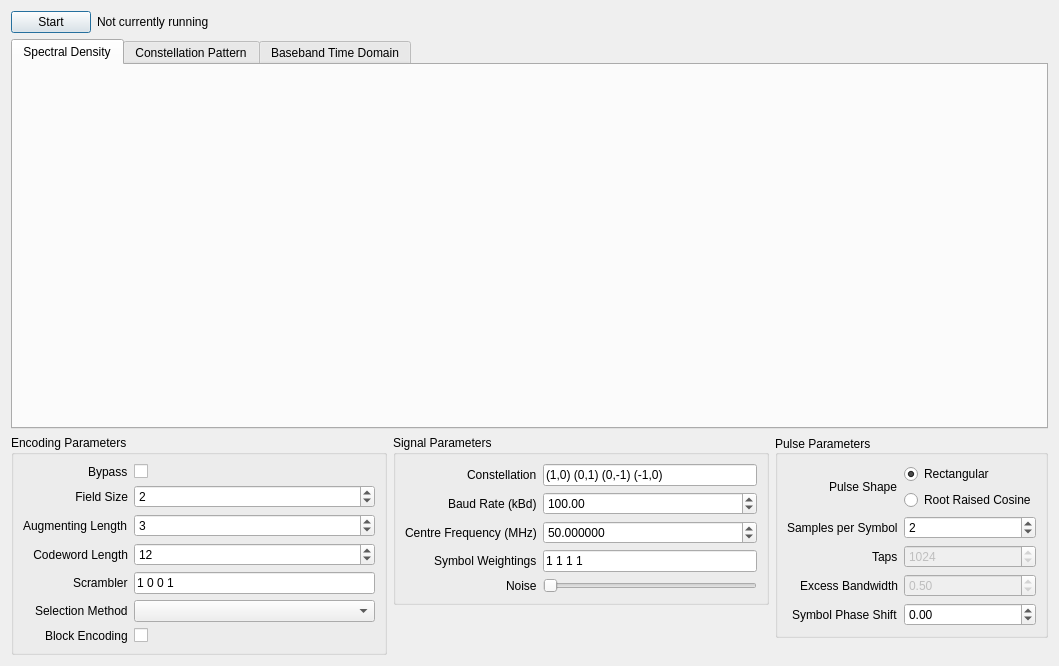
<?xml version="1.0" encoding="UTF-8"?>
<ui version="4.0">
 <class>Gui</class>
 <widget class="QDialog" name="Gui">
  <property name="geometry">
   <rect>
    <x>0</x>
    <y>0</y>
    <width>1059</width>
    <height>666</height>
   </rect>
  </property>
  <property name="windowTitle">
   <string>Guided Scrambler</string>
  </property>
  <layout class="QVBoxLayout" name="verticalLayout">
   <item>
    <layout class="QHBoxLayout" name="statusLayout">
     <item>
      <widget class="QPushButton" name="start">
       <property name="text">
        <string>Start</string>
       </property>
      </widget>
     </item>
     <item>
      <widget class="QLabel" name="status">
       <property name="text">
        <string>Not currently running</string>
       </property>
      </widget>
     </item>
     <item>
      <spacer name="horizontalSpacer">
       <property name="orientation">
        <enum>Qt::Horizontal</enum>
       </property>
       <property name="sizeHint" stdset="0">
        <size>
         <width>40</width>
         <height>20</height>
        </size>
       </property>
      </spacer>
     </item>
    </layout>
   </item>
   <item>
    <widget class="QTabWidget" name="tabs">
     <property name="currentIndex">
      <number>0</number>
     </property>
     <property name="usesScrollButtons">
      <bool>false</bool>
     </property>
     <widget class="QWidget" name="spectralDensityTab">
      <property name="sizePolicy">
       <sizepolicy hsizetype="Expanding" vsizetype="Expanding">
        <horstretch>0</horstretch>
        <verstretch>0</verstretch>
       </sizepolicy>
      </property>
      <attribute name="title">
       <string>Spectral Density</string>
      </attribute>
      <layout class="QHBoxLayout" name="spectralDensityLayout"/>
     </widget>
     <widget class="QWidget" name="constellationPatternTab">
      <attribute name="title">
       <string>Constellation Pattern</string>
      </attribute>
      <layout class="QHBoxLayout" name="constellationPatternLayout"/>
     </widget>
     <widget class="QWidget" name="eyePatternTab">
      <attribute name="title">
       <string>Baseband Time Domain</string>
      </attribute>
      <layout class="QHBoxLayout" name="eyePatternLayout"/>
     </widget>
    </widget>
   </item>
   <item>
    <layout class="QHBoxLayout" name="parameters">
     <item alignment="Qt::AlignTop">
      <widget class="QGroupBox" name="encodingParametersBox">
       <property name="sizePolicy">
        <sizepolicy hsizetype="Expanding" vsizetype="Maximum">
         <horstretch>0</horstretch>
         <verstretch>0</verstretch>
        </sizepolicy>
       </property>
       <property name="title">
        <string>Encoding Parameters</string>
       </property>
       <layout class="QFormLayout" name="formLayout_3">
        <property name="labelAlignment">
         <set>Qt::AlignRight|Qt::AlignTrailing|Qt::AlignVCenter</set>
        </property>
        <item row="1" column="0">
         <widget class="QLabel" name="fieldSizeLabel">
          <property name="text">
           <string>Field Size</string>
          </property>
          <property name="textFormat">
           <enum>Qt::PlainText</enum>
          </property>
          <property name="alignment">
           <set>Qt::AlignRight|Qt::AlignTrailing|Qt::AlignVCenter</set>
          </property>
         </widget>
        </item>
        <item row="1" column="1">
         <widget class="QExponentialSpinBox" name="fieldSize">
          <property name="minimum">
           <number>1</number>
          </property>
          <property name="value">
           <number>2</number>
          </property>
         </widget>
        </item>
        <item row="2" column="0">
         <widget class="QLabel" name="augmentingLengthLabel">
          <property name="text">
           <string>Augmenting Length</string>
          </property>
         </widget>
        </item>
        <item row="2" column="1">
         <widget class="QSpinBox" name="augmentingLength">
          <property name="minimum">
           <number>1</number>
          </property>
          <property name="maximum">
           <number>8</number>
          </property>
          <property name="value">
           <number>3</number>
          </property>
         </widget>
        </item>
        <item row="3" column="0">
         <widget class="QLabel" name="codewordLengthLabel">
          <property name="text">
           <string>Codeword Length</string>
          </property>
          <property name="alignment">
           <set>Qt::AlignRight|Qt::AlignTrailing|Qt::AlignVCenter</set>
          </property>
         </widget>
        </item>
        <item row="3" column="1">
         <widget class="QSpinBox" name="codewordLength">
          <property name="minimum">
           <number>2</number>
          </property>
          <property name="maximum">
           <number>2048</number>
          </property>
          <property name="value">
           <number>12</number>
          </property>
         </widget>
        </item>
        <item row="5" column="0">
         <widget class="QLabel" name="selectionMethodLabel">
          <property name="text">
           <string>Selection Method</string>
          </property>
         </widget>
        </item>
        <item row="5" column="1">
         <widget class="QComboBox" name="selectionMethod"/>
        </item>
        <item row="6" column="0">
         <widget class="QLabel" name="blockEncodingLabel">
          <property name="text">
           <string>Block Encoding</string>
          </property>
         </widget>
        </item>
        <item row="6" column="1">
         <widget class="QCheckBox" name="blockEncoding"/>
        </item>
        <item row="4" column="0">
         <widget class="QLabel" name="scramblerLabel">
          <property name="text">
           <string>Scrambler</string>
          </property>
         </widget>
        </item>
        <item row="4" column="1">
         <widget class="QLineEdit" name="scrambler">
          <property name="text">
           <string notr="true">1 0 0 1</string>
          </property>
         </widget>
        </item>
        <item row="0" column="0">
         <widget class="QLabel" name="bypassLabel">
          <property name="text">
           <string>Bypass</string>
          </property>
         </widget>
        </item>
        <item row="0" column="1">
         <widget class="QCheckBox" name="bypass">
          <property name="text">
           <string/>
          </property>
         </widget>
        </item>
       </layout>
      </widget>
     </item>
     <item alignment="Qt::AlignTop">
      <widget class="QGroupBox" name="signalParametersBox">
       <property name="sizePolicy">
        <sizepolicy hsizetype="Preferred" vsizetype="Maximum">
         <horstretch>0</horstretch>
         <verstretch>0</verstretch>
        </sizepolicy>
       </property>
       <property name="title">
        <string>Signal Parameters</string>
       </property>
       <layout class="QFormLayout" name="formLayout">
        <property name="fieldGrowthPolicy">
         <enum>QFormLayout::AllNonFixedFieldsGrow</enum>
        </property>
        <property name="labelAlignment">
         <set>Qt::AlignRight|Qt::AlignTrailing|Qt::AlignVCenter</set>
        </property>
        <item row="0" column="0">
         <widget class="QLabel" name="constellationLabel">
          <property name="text">
           <string>Constellation</string>
          </property>
         </widget>
        </item>
        <item row="0" column="1">
         <widget class="QLineEdit" name="constellation">
          <property name="text">
           <string notr="true">(1,0) (0,1) (0,-1) (-1,0)</string>
          </property>
         </widget>
        </item>
        <item row="1" column="0">
         <widget class="QLabel" name="baudRateLabel">
          <property name="text">
           <string>Baud Rate (kBd)</string>
          </property>
         </widget>
        </item>
        <item row="1" column="1">
         <widget class="QDoubleSpinBox" name="baudRate">
          <property name="minimum">
           <double>0.010000000000000</double>
          </property>
          <property name="maximum">
           <double>1000.000000000000000</double>
          </property>
          <property name="value">
           <double>100.000000000000000</double>
          </property>
         </widget>
        </item>
        <item row="2" column="0">
         <widget class="QLabel" name="frequencyLabel">
          <property name="text">
           <string>Centre Frequency (MHz)</string>
          </property>
         </widget>
        </item>
        <item row="2" column="1">
         <widget class="QDoubleSpinBox" name="frequency">
          <property name="decimals">
           <number>6</number>
          </property>
          <property name="minimum">
           <double>25.000000000000000</double>
          </property>
          <property name="maximum">
           <double>2200.000000000000000</double>
          </property>
          <property name="value">
           <double>50.000000000000000</double>
          </property>
         </widget>
        </item>
        <item row="3" column="0">
         <widget class="QLabel" name="weightingsLabel">
          <property name="text">
           <string>Symbol Weightings</string>
          </property>
         </widget>
        </item>
        <item row="3" column="1">
         <widget class="QLineEdit" name="weightings">
          <property name="text">
           <string>1 1 1 1</string>
          </property>
         </widget>
        </item>
        <item row="4" column="0">
         <widget class="QLabel" name="noiseLabel">
          <property name="text">
           <string>Noise</string>
          </property>
         </widget>
        </item>
        <item row="4" column="1">
         <widget class="QSlider" name="noise">
          <property name="maximum">
           <number>100</number>
          </property>
          <property name="orientation">
           <enum>Qt::Horizontal</enum>
          </property>
         </widget>
        </item>
       </layout>
      </widget>
     </item>
     <item alignment="Qt::AlignTop">
      <widget class="QGroupBox" name="pulseParameters">
       <property name="sizePolicy">
        <sizepolicy hsizetype="Preferred" vsizetype="Maximum">
         <horstretch>0</horstretch>
         <verstretch>0</verstretch>
        </sizepolicy>
       </property>
       <property name="title">
        <string>Pulse Parameters</string>
       </property>
       <property name="alignment">
        <set>Qt::AlignLeading|Qt::AlignLeft|Qt::AlignVCenter</set>
       </property>
       <layout class="QFormLayout" name="formLayout_2">
        <property name="labelAlignment">
         <set>Qt::AlignRight|Qt::AlignTrailing|Qt::AlignVCenter</set>
        </property>
        <property name="formAlignment">
         <set>Qt::AlignLeading|Qt::AlignLeft|Qt::AlignVCenter</set>
        </property>
        <item row="0" column="0">
         <widget class="QLabel" name="pulseShapLabel">
          <property name="sizePolicy">
           <sizepolicy hsizetype="Preferred" vsizetype="Expanding">
            <horstretch>0</horstretch>
            <verstretch>0</verstretch>
           </sizepolicy>
          </property>
          <property name="text">
           <string>Pulse Shape</string>
          </property>
         </widget>
        </item>
        <item row="2" column="0">
         <widget class="QLabel" name="tapsLabel">
          <property name="text">
           <string>Taps</string>
          </property>
         </widget>
        </item>
        <item row="2" column="1">
         <widget class="QSpinBox" name="taps">
          <property name="enabled">
           <bool>false</bool>
          </property>
          <property name="minimum">
           <number>2</number>
          </property>
          <property name="maximum">
           <number>4096</number>
          </property>
          <property name="value">
           <number>1024</number>
          </property>
         </widget>
        </item>
        <item row="3" column="0">
         <widget class="QLabel" name="excessBandwidthLabel">
          <property name="text">
           <string>Excess Bandwidth</string>
          </property>
         </widget>
        </item>
        <item row="3" column="1">
         <widget class="QDoubleSpinBox" name="excessBandwidth">
          <property name="enabled">
           <bool>false</bool>
          </property>
          <property name="minimum">
           <double>0.010000000000000</double>
          </property>
          <property name="maximum">
           <double>1.000000000000000</double>
          </property>
          <property name="singleStep">
           <double>0.050000000000000</double>
          </property>
          <property name="value">
           <double>0.500000000000000</double>
          </property>
         </widget>
        </item>
        <item row="1" column="0">
         <widget class="QLabel" name="samplesPerSymbolLabel">
          <property name="text">
           <string>Samples per Symbol</string>
          </property>
         </widget>
        </item>
        <item row="1" column="1">
         <widget class="QSpinBox" name="samplesPerSymbol">
          <property name="enabled">
           <bool>true</bool>
          </property>
          <property name="minimum">
           <number>1</number>
          </property>
          <property name="maximum">
           <number>32</number>
          </property>
          <property name="value">
           <number>2</number>
          </property>
         </widget>
        </item>
        <item row="0" column="1">
         <layout class="QVBoxLayout" name="pulseShapeLayout">
          <item>
           <widget class="QRadioButton" name="rectangular">
            <property name="text">
             <string>Rectangular</string>
            </property>
            <property name="checked">
             <bool>true</bool>
            </property>
            <attribute name="buttonGroup">
             <string notr="true">pulseShape</string>
            </attribute>
           </widget>
          </item>
          <item>
           <widget class="QRadioButton" name="rootRaisedCosine">
            <property name="text">
             <string>Root Raised Cosine</string>
            </property>
            <attribute name="buttonGroup">
             <string notr="true">pulseShape</string>
            </attribute>
           </widget>
          </item>
         </layout>
        </item>
        <item row="4" column="0">
         <widget class="QLabel" name="phaseLabel">
          <property name="text">
           <string>Symbol Phase Shift</string>
          </property>
         </widget>
        </item>
        <item row="4" column="1">
         <widget class="QDoubleSpinBox" name="phase">
          <property name="minimum">
           <double>-360.000000000000000</double>
          </property>
          <property name="maximum">
           <double>360.000000000000000</double>
          </property>
         </widget>
        </item>
       </layout>
      </widget>
     </item>
    </layout>
   </item>
  </layout>
 </widget>
 <customwidgets>
  <customwidget>
   <class>QExponentialSpinBox</class>
   <extends>QSpinBox</extends>
   <header>QExponentialSpinBox.hpp</header>
  </customwidget>
 </customwidgets>
 <resources/>
 <connections/>
 <buttongroups>
  <buttongroup name="pulseShape"/>
 </buttongroups>
</ui>
